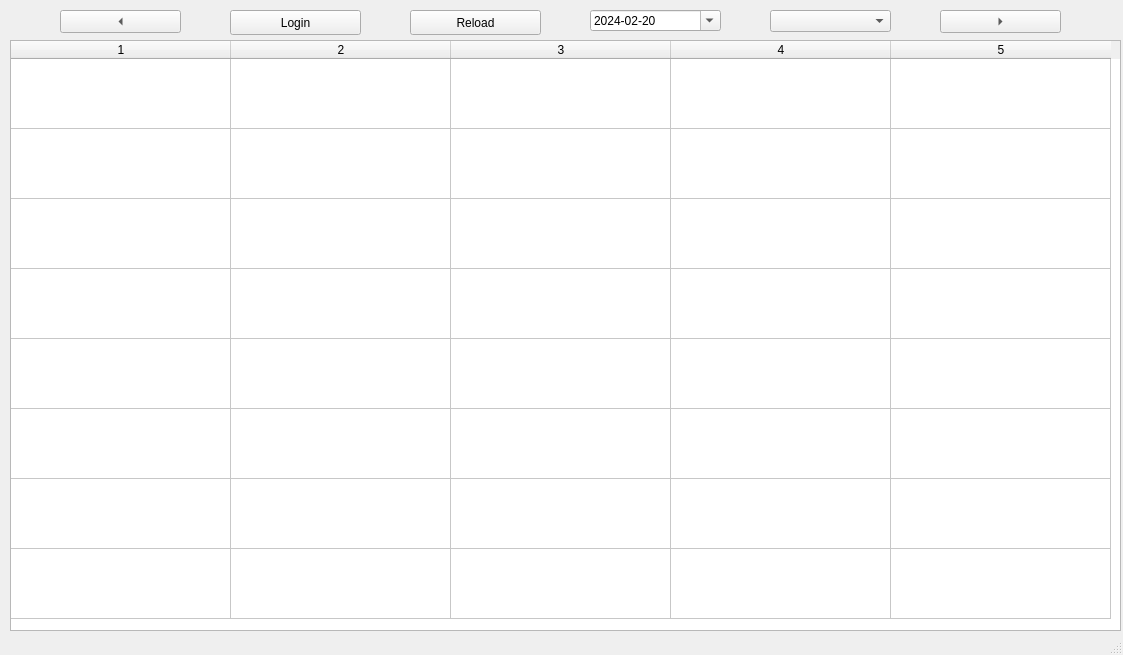
<?xml version="1.0" encoding="UTF-8"?>
<ui version="4.0">
 <class>MainWindow</class>
 <widget class="QMainWindow" name="MainWindow">
  <property name="geometry">
   <rect>
    <x>0</x>
    <y>0</y>
    <width>1123</width>
    <height>655</height>
   </rect>
  </property>
  <property name="windowTitle">
   <string>Untis Desktop</string>
  </property>
  <widget class="QWidget" name="centralwidget">
   <property name="sizePolicy">
    <sizepolicy hsizetype="Expanding" vsizetype="Expanding">
     <horstretch>0</horstretch>
     <verstretch>0</verstretch>
    </sizepolicy>
   </property>
   <property name="autoFillBackground">
    <bool>true</bool>
   </property>
   <widget class="QPushButton" name="login_btn">
    <property name="geometry">
     <rect>
      <x>230</x>
      <y>10</y>
      <width>131</width>
      <height>25</height>
     </rect>
    </property>
    <property name="text">
     <string>Login</string>
    </property>
   </widget>
   <widget class="QTableWidget" name="timetable">
    <property name="geometry">
     <rect>
      <x>10</x>
      <y>40</y>
      <width>1111</width>
      <height>591</height>
     </rect>
    </property>
    <property name="autoFillBackground">
     <bool>true</bool>
    </property>
    <property name="sizeAdjustPolicy">
     <enum>QAbstractScrollArea::AdjustToContents</enum>
    </property>
    <property name="rowCount">
     <number>8</number>
    </property>
    <property name="columnCount">
     <number>5</number>
    </property>
    <attribute name="horizontalHeaderCascadingSectionResizes">
     <bool>false</bool>
    </attribute>
    <attribute name="horizontalHeaderMinimumSectionSize">
     <number>210</number>
    </attribute>
    <attribute name="horizontalHeaderDefaultSectionSize">
     <number>220</number>
    </attribute>
    <attribute name="verticalHeaderVisible">
     <bool>false</bool>
    </attribute>
    <attribute name="verticalHeaderMinimumSectionSize">
     <number>70</number>
    </attribute>
    <attribute name="verticalHeaderDefaultSectionSize">
     <number>70</number>
    </attribute>
    <row/>
    <row/>
    <row/>
    <row/>
    <row/>
    <row/>
    <row/>
    <row/>
    <column/>
    <column/>
    <column/>
    <column/>
    <column/>
   </widget>
   <widget class="QDateEdit" name="date_edit">
    <property name="geometry">
     <rect>
      <x>590</x>
      <y>10</y>
      <width>131</width>
      <height>21</height>
     </rect>
    </property>
    <property name="contextMenuPolicy">
     <enum>Qt::DefaultContextMenu</enum>
    </property>
    <property name="dateTime">
     <datetime>
      <hour>0</hour>
      <minute>0</minute>
      <second>0</second>
      <year>2024</year>
      <month>2</month>
      <day>20</day>
     </datetime>
    </property>
    <property name="currentSection">
     <enum>QDateTimeEdit::DaySection</enum>
    </property>
    <property name="displayFormat">
     <string>yyyy-MM-dd</string>
    </property>
    <property name="calendarPopup">
     <bool>true</bool>
    </property>
    <property name="currentSectionIndex">
     <number>2</number>
    </property>
   </widget>
   <widget class="QComboBox" name="classes_cb">
    <property name="geometry">
     <rect>
      <x>770</x>
      <y>10</y>
      <width>121</width>
      <height>22</height>
     </rect>
    </property>
   </widget>
   <widget class="QToolButton" name="prev_btn">
    <property name="geometry">
     <rect>
      <x>60</x>
      <y>10</y>
      <width>121</width>
      <height>23</height>
     </rect>
    </property>
    <property name="text">
     <string/>
    </property>
    <property name="shortcut">
     <string>Left</string>
    </property>
    <property name="arrowType">
     <enum>Qt::LeftArrow</enum>
    </property>
   </widget>
   <widget class="QToolButton" name="next_btn">
    <property name="geometry">
     <rect>
      <x>940</x>
      <y>10</y>
      <width>121</width>
      <height>23</height>
     </rect>
    </property>
    <property name="text">
     <string>...</string>
    </property>
    <property name="shortcut">
     <string>Right</string>
    </property>
    <property name="arrowType">
     <enum>Qt::RightArrow</enum>
    </property>
   </widget>
   <widget class="QPushButton" name="reload_btn">
    <property name="geometry">
     <rect>
      <x>410</x>
      <y>10</y>
      <width>131</width>
      <height>25</height>
     </rect>
    </property>
    <property name="text">
     <string>Reload</string>
    </property>
    <property name="shortcut">
     <string>Up, Ctrl+R</string>
    </property>
   </widget>
  </widget>
  <widget class="QStatusBar" name="statusbar"/>
 </widget>
 <resources/>
 <connections/>
</ui>
